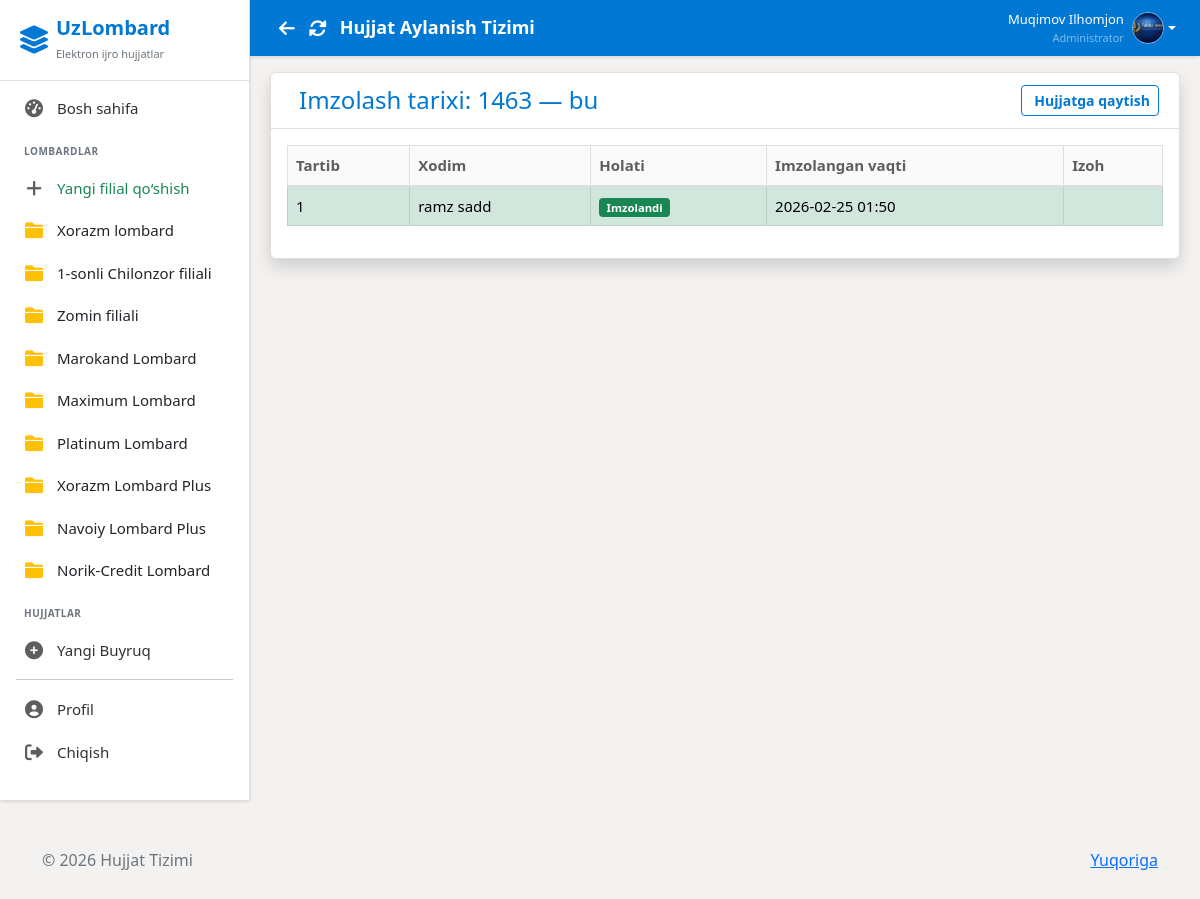
The page /documents/track/34/ (signed in) on the database its author committed.
### users/models.py (models this page shows, shortened)
class Branch(models.Model):
    name = models.CharField(max_length=100, verbose_name='Branch Name')
    address = models.TextField(verbose_name='Address')
    phone = models.CharField(max_length=20, verbose_name='Phone')
    created_at = models.DateTimeField(auto_now_add=True)
    class Meta:
        verbose_name = 'Branch'
        verbose_name_plural = 'Branches'

class CustomUser(AbstractUser):
    ROLE_CHOICES = (
        ('admin', 'Administrator'),
        ('employee', 'Ishchi'),
        ('director', 'Direktor'),
    )
    role = models.CharField(max_length=20, choices=ROLE_CHOICES, default='employee')
    branch = models.ManyToManyField(
        Branch,
        related_name='employees',
        blank=True
    )
    profile_image = models.ImageField(upload_to='profiles/', null=True, blank=True)
    fingerprint_enabled = models.BooleanField(default=False, verbose_name='Fingerprint Authentication Enabled')
    middle_name = models.CharField(max_length=100, blank=True, verbose_name='Otasining ismi')
    position = models.CharField(max_length=200, blank=True, verbose_name='Lavozim')
    class Meta:
        verbose_name = 'User'
        verbose_name_plural = 'Users'

### documents/models.py (models this page shows, shortened)
class Order(models.Model):
    STATUS_CHOICES = (
        ('draft', 'Qoralama'),
        ('pending', 'Imzolash kutilmoqda'),
        ('partial', 'Qisman imzolangan'),
        ('completed', 'To‘liq imzolangan'),
        ('rejected', 'Rad etilgan'),
        ('cancelled', 'Bekor qilingan'),
    )
    SIGNATURE_TYPES = (
        ('sequential', 'Ketma-ket'),
        ('parallel', 'Parallel'),
    )
    DOCUMENT_TYPES = (
        ('internal', 'Buyruq I/CH - Ichki hujjat'),
        ('external', 'Buyruq SH/T - Shartnoma/Tashqi hujjat'),
        ('official', 'Buyruq'),
        ('application', 'Ariza'),
    )
    title = models.CharField(max_length=255, verbose_name="Buyruq nomi/sarlavhasi")
    number = models.CharField(
        max_length=50,
        unique=True,
        verbose_name="Buyruq raqami",
        help_text="Masalan: 01-2025, BR-145/26 va h.k."
    )
    created_by = models.ForeignKey(
        'users.CustomUser',
        on_delete=models.SET_NULL,
        null=True,
        related_name='created_orders',
        verbose_name="Yaratgan xodim"
    )
    branch = models.ForeignKey(
        'users.Branch',
        on_delete=models.SET_NULL,
        null=True,
        blank=True,
        related_name='orders',
        verbose_name="Filial"
    )
    document_type = models.CharField(
        max_length=20,
        choices=DOCUMENT_TYPES,
        default='internal',
        verbose_name="Turi"
    )
    status = models.CharField(
        max_length=20,
        choices=STATUS_CHOICES,
        default='draft',
        verbose_name="Holati"
    )
    file = models.FileField(
        upload_to='orders/files/%Y/%m/',
        null=True,
        blank=True,
        verbose_name="Ilova qilingan fayl (PDF va boshq.)"
    )
    created_at = models.DateTimeField(auto_now_add=True, verbose_name="Yaratilgan vaqti")
    updated_at = models.DateTimeField(auto_now=True, verbose_name="O‘zgartirilgan vaqti")
    deadline = models.DateField(
        null=True,
        blank=True,
        verbose_name="Imzolash muddati"
    )
    signature_type = models.CharField(max_length=20, choices=SIGNATURE_TYPES, default='sequential')
    director_approved = models.BooleanField(default=False, verbose_name="Direktor tasdiqladi")
    director_approved_at = models.DateTimeField(null=True, blank=True, verbose_name="Direktor tasdiqlagan vaqt")
    final_qr_code = models.ImageField(upload_to='orders/final_qr/%Y/%m/', null=True, blank=True, verbose_name="Umumiy QR kod")
    stamped_file = models.FileField(upload_to='orders/stamped/%Y/%m/', null=True, blank=True, verbose_name="Pechatli PDF")
    additional_docs = models.ManyToManyField(
        'AdditionalDocument',
        blank=True,
        related_name='orders',
        verbose_name="Qo'shimcha hujjatlar"
    )
    class Meta:
        verbose_name = "Buyruq"
        verbose_name_plural = "Buyruqlar"
        ordering = ['-created_at']
        indexes = [
            models.Index(fields=['status', 'created_at']),
            models.Index(fields=['created_by']),
        ]

### documents/views.py (the view)
# urls.py: path('track/<int:order_id>/',       views.document_tracking,    name='order_tracking'),
@login_required
def document_tracking(request, order_id):
    if request.user.role not in ['admin', 'director']:
        messages.error(request, 'Ruxsat yo\'q')
        return redirect('dashboard')
    order = get_object_or_404(
        Order.objects.select_related('branch', 'created_by')
                       .prefetch_related('signatures__user'),
        pk=order_id
    )
    signatures = order.signatures.order_by('order_number')
    signature_history = [
        {
            'employee': sig.user.get_full_name(),
            'position': sig.order_number,
            'status': 'Imzolandi' if sig.signed else 'Kutilmoqda',
            'signed_at': sig.signed_at.strftime('%Y-%m-%d %H:%M') if sig.signed_at else None,
        }
        for sig in signatures
    ]
    context = {
        'document': order,
        'signature_history': signature_history,
    }
    return render(request, 'documents/document_tracking.html', context)

### users/context_processors.py (called while the page is built)
def sidebar_branches(request):
    branches = Branch.objects.all()
    return {
        'sidebar_branches': branches
    }

### templates/documents/document_tracking.html (shortened to what this page needs)
{% extends 'base.html' %}
{% block content %}
<div class="card shadow">
    <div class="card-header d-flex justify-content-between align-items-center">
        <div>
            <h4 class="mb-0">
                Imzolash tarixi: {{ document.number }} — {{ document.title }}
            </h4>
        </div>
        <a href="{% url 'order_detail' document.id %}" class="btn btn-outline-primary btn-sm">
            Hujjatga qaytish
        </a>
    </div>
    <div class="card-body">
        <div class="table-responsive">
            <table class="table table-bordered table-hover">
                <thead class="table-light">
                    <tr>
                        <th>Tartib</th>
                        <th>Xodim</th>
                        <th>Holati</th>
                        <th>Imzolangan vaqti</th>
                        <th>Izoh</th>
                    </tr>
                </thead>
                <tbody>
                    {% for sig in signature_history %}
                    <tr class="{% if sig.status == 'Imzolandi' %}table-success{% endif %}">
                        <td>{{ sig.position }}</td>
                        <td>{{ sig.employee }}</td>
                        <td>
                            {% if sig.status == 'Imzolandi' %}
                            <span class="badge bg-success">{{ sig.status }}</span>
                            {% else %}
                            <span class="badge bg-warning">{{ sig.status }}</span>
                            {% endif %}
                        </td>
                        <td>{{ sig.signed_at|default:"—" }}</td>
                        <td>{{ sig.comment }}</td>
                    </tr>
                    {% endfor %}
                </tbody>
            </table>
        </div>
    </div>
</div>
{% endblock %}

### templates/layouts/sidebar.html (shortened to what this page needs)
<div class="sidebar">
    <div class="sidebar-header d-flex align-items-center">
        <i class="fas fa-layer-group fs-3 me-2"></i>
        <div>
            <h5 class="mb-0 fw-bold">UzLombard</h5>
            <small class="text-secondary" style="font-size: 11px;">Elektron ijro hujjatlar</small>
        </div>
    </div>
    <div class="sidebar-menu">
        {% if user.is_authenticated %}
        {% if user.role == 'admin' %}
        <a href="{% url 'dashboard' %}"
            class="{% if request.resolver_match.url_name == 'dashboard' %}active{% endif %}">
            <i class="fas fa-tachometer-alt"></i>
            Bosh sahifa
        </a>
        <div class="mt-4 mb-2 px-4 text-uppercase fw-bold text-secondary"
            style="font-size: 10px; letter-spacing: 0.5px;">
            Lombardlar
        </div>
        <a href="{% url 'create_branch' %}" class="text-success fw-semibold">
            <i class="fas fa-plus"></i> Yangi filial qo‘shish
        </a>
        {% for branch in sidebar_branches %}
        <a href="{% url 'branch_documents' branch.id %}" class="text-dark fw-semibold">
            <i class="fas fa-folder text-warning"></i> {{ branch.name }}
        </a>
        {% endfor %}
        <div class="mt-4 mb-2 px-4 text-uppercase fw-bold text-secondary"
            style="font-size: 10px; letter-spacing: 0.5px;">
            Hujjatlar
        </div>
        <a href="{% url 'create_order' %}">
            <i class="fas fa-plus-circle"></i>
            Yangi Buyruq
        </a>
        {% endif %}
        <hr class="mx-3 my-2" style="border-color: var(--sidebar-border);">
        <a href="{% url 'profile' %}">
            <i class="fas fa-user-circle"></i>
            Profil
        </a>
        <a href="{% url 'logout' %}" onclick="return confirm('Chiqishni istaysizmi?')">
            <i class="fas fa-sign-out-alt"></i>
            Chiqish
        </a>
        {% else %}
        <a href="{% url 'login' %}">
            <i class="fas fa-sign-in-alt"></i>
            Kirish
        </a>
        {% endif %}
    </div>
</div>

### templates/layouts/header.html (shortened to what this page needs)
<div class="header">
  <div class="d-flex align-items-center">
    <button onclick="history.back()" class="btn btn-link text-white p-1 me-1" title="Orqaga" style="font-size:18px; text-decoration:none;">
      <i class="fas fa-arrow-left"></i>
    </button>
    <button onclick="location.reload()" class="btn btn-link text-white p-1 me-2" title="Yangilash" style="font-size:18px; text-decoration:none;">
      <i class="fas fa-sync-alt"></i>
    </button>
    <h4>{% block header_title %}Hujjat Aylanish Tizimi{% endblock %}</h4>
  </div>
  {% if user.is_authenticated %}
  <div class="user-info">
    <div class="dropdown">
      <a href="#" class="d-flex align-items-center text-decoration-none dropdown-toggle text-white"
        data-bs-toggle="dropdown">
        <div class="text-end me-2 d-none d-md-block">
          <div class="fw-semibold" style="font-size: 13px;">{{ user.get_full_name }}</div>
          <div class="text-white-50" style="font-size: 11px;">{{ user.get_role_display }}</div>
        </div>
        {% if user.profile_image %}
        <img src="{{ user.profile_image.url }}" alt="Profile" class="user-avatar">
        {% else %}
        <div class="user-avatar bg-white text-primary d-flex align-items-center justify-content-center fw-bold">
          {{ user.first_name|first }}{{ user.last_name|first }}
        </div>
        {% endif %}
      </a>
    </div>
  </div>
  {% endif %}
</div>

### templates/base.html (style rules this page uses)
:root { --primary-color: #0078D4; --primary-hover: #005A9E; --primary-light: #C7E0F4; --secondary-color: #605E5C; --success-color: #107C41; --warning-color: #D83B01; --danger-color: #A4262C; --bg-body: #F3F2F1; --bg-surface: #FFFFFF; --text-primary: #323130; --text-secondary: #605E5C; --sidebar-bg: #FFFFFF; --sidebar-border: #E1DFDD; --sidebar-width: 250px; --header-height: 56px; --radius-md: 4px; --radius-lg: 6px; --shadow-sm: 0 1.6px 3.6px 0 rgba(0, 0, 0, 0.13), 0 0.3px 0.9px 0 rgba(0, 0, 0, 0.11); --shadow-md: 0 3.2px 7.2px 0 rgba(0, 0, 0, 0.13), 0 0.6px 1.8px 0 rgba(0, 0, 0, 0.11); }
* { margin: 0; padding: 0; box-sizing: border-box; }
body { font-family: 'Segoe UI', -apple-system, BlinkMacSystemFont, Roboto, 'Helvetica Neue', sans-serif; background-color: var(--bg-body); color: var(--text-primary); font-size: 16px; overflow: hidden; height: 100vh; }
.form-control, .btn { border-radius: var(--radius-md); font-family: inherit; }
.btn { font-weight: 600; box-shadow: none; transition: background-color 0.1s ease, color 0.1s ease; }
.btn-outline-primary { color: var(--primary-color); border-color: var(--primary-color); }
.sidebar { position: fixed; top: 0; left: 0; height: 100vh; width: var(--sidebar-width); background: var(--sidebar-bg); color: var(--text-primary); transition: all 0.3s cubic-bezier(0.25, 0.8, 0.25, 1); z-index: 1000; box-shadow: var(--shadow-sm); border-right: 1px solid var(--sidebar-border); }
.sidebar-header { padding: 16px 20px; background: transparent; border-bottom: 1px solid var(--sidebar-border); color: var(--primary-color); }
.sidebar-menu { padding: 6px 0; }
.sidebar-menu a { display: flex; align-items: center; padding: 10px 20px; color: var(--text-primary); text-decoration: none; transition: background-color 0.1s; border-left: 3px solid transparent; font-weight: 400; font-size: 15px; }
.sidebar-menu i { margin-right: 12px; width: 22px; text-align: center; font-size: 18px; color: var(--secondary-color); }
.header { background: var(--primary-color); color: white; padding: 0 24px; height: var(--header-height); min-height: var(--header-height); display: flex; justify-content: space-between; align-items: center; box-shadow: var(--shadow-sm); margin-bottom: 0; flex-shrink: 0; }
.header h4 { font-size: 18px; font-weight: 600; margin: 0; }
.user-info { display: flex; align-items: center; gap: 15px; }
.user-avatar { width: 32px; height: 32px; border-radius: 50%; object-fit: cover; border: 1px solid rgba(255, 255, 255, 0.5); }
.card { border: 1px solid var(--sidebar-border); border-radius: var(--radius-lg); box-shadow: var(--shadow-sm); margin-bottom: 12px; background: var(--bg-surface); transition: box-shadow 0.2s; }
.card-header { background: var(--bg-surface); border-bottom: 1px solid var(--sidebar-border); font-weight: 600; padding: 12px 20px; border-radius: var(--radius-lg) var(--radius-lg) 0 0 !important; color: var(--primary-color); font-size: 17px; }
.table { font-size: 15px; vertical-align: middle; }
.table thead th { border-bottom: 2px solid var(--sidebar-border); color: var(--text-secondary); font-weight: 600; background: #FAFAFA; }
.mt-4 { margin-top: 14px !important; }

### rows shown on the page
Branch: name "Xorazm lombard"
Branch: name "1-sonli Chilonzor filiali"
Branch: name "Zomin filiali"
Branch: name "Marokand Lombard"
Branch: name "Maximum Lombard"
Branch: name "Platinum Lombard"
Branch: name "Xorazm Lombard Plus"
Branch: name "Navoiy Lombard Plus"
Branch: name "Norik-Сredit Lombard"
CustomUser: get_full_name "Muqimov Ilhomjon", role "Administrator", profile_image (picture)
Order: number "1463", title "bu"

### other values the page prints
{{ sig.position }} "1"
{{ sig.employee }} "ramz sadd"
{{ sig.status }} "Imzolandi"
{{ sig.signed_at|default:"—" }} "2026-02-25 01:50"
